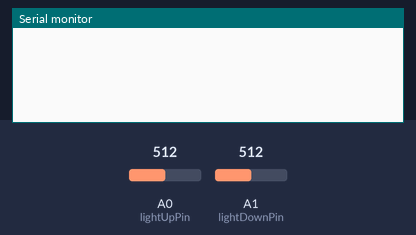
Simulated run of this sketch. Board: Arduino Uno, built with avr-gcc and run on an emulated ATmega328P. Parts: the last lines printed to the serial monitor. Inputs (shaded band) come from the test bench; at power-on: A0 (lightUpPin) = 512, A1 (lightDownPin) = 512.

Above: at 1.2 s.
1.3 s: A0 (lightUpPin) set to 950
2.8 s: A0 (lightUpPin) set to 967
At 3.4 s:
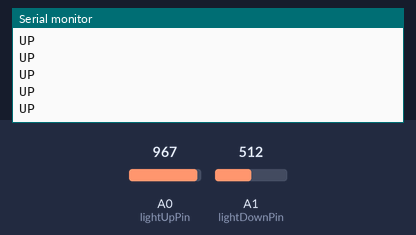
4.7 s: A1 (lightDownPin) set to 941
6.2 s: A1 (lightDownPin) set to 966
At 7.2 s:
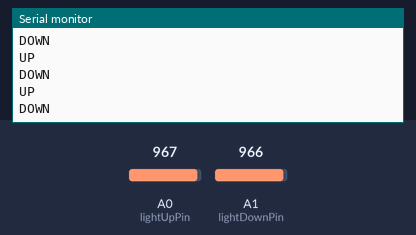
7.7 s: A0 (lightUpPin) set to 900
At 8.7 s:
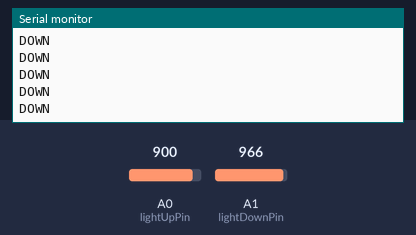

The sketch:

PhotocellTest.ino
```cpp
int lightUpPin = A0; //analog pins, use 'A'
int lightUpVal = 0;

int lightDownPin = A1;
int lightDownVal = 0;


void setup() {
  Serial.begin(9600);
}

void loop() {
  lightUpVal = analogRead(lightUpPin); //photocell reading (up)
  lightDownVal = analogRead(lightDownPin); //photocell reading (down)

  // Serial.print(lightUpVal);
  // Serial.print(" , ");
  // Serial.println(lightDownVal);

  // photocells read about 930 in a fully lit room
  // this can change based on the photocell and resistor
  if(lightUpVal >= 960){
    Serial.println("UP");
  }
  if(lightDownVal >= 960){
    Serial.println("DOWN");
  }

}
```

Measured:
- the behaviour switches between 959 and 960 on A0 (lightUpPin) (found by bisection; images 0 and 1)
- the behaviour switches between 959 and 960 on A1 (lightDownPin) (found by bisection; images 1 and 2)
- after the input at 2.8 s, the serial monitor: prints a new line at once (image 1)
- after the input at 6.2 s, the serial monitor: prints a new line after 0.07 s (image 2)
